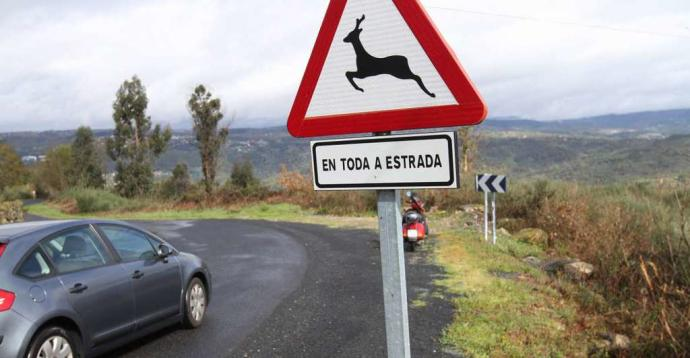
%> input picture MATLAB/imagenes/animalesSalvajes.jpg, 690 x 358 px
$ octave highpass.m   (GNU Octave 9; MATLAB toolbox functions it lacks are replaced by stand-ins)
%> lines starting %> are read from the running program, lines starting %| are printed output that depends on the picture
clc;    % Clear the command window.
close all;  % Close all figures (except those of imtool.)
imtool close all;  % Close all imtool figures.
clear;  % Erase all existing variables.
workspace;  % Make sure the workspace panel is showing.
fontSize = 20;
% Read in a standard MATLAB gray scale demo image.
%folder = fullfile(matlabroot, '\toolbox\images\imdemos');
%baseFileName = 'cameraman.tif';
folder = 'C:/Users/karat/Downloads/TDI Teoria/imagenes/';
baseFileName = 'animalesSalvajes.jpg';
%grayImage = imread('limite100.jpg');

% Get the full filename, with path prepended.
fullFileName = fullfile(folder, baseFileName);
if ~exist(fullFileName, 'file')
  % Didn't find it there.  Check the search path for it.
  fullFileName = baseFileName; % No path this time.
  if ~exist(fullFileName, 'file')
    % Still didn't find it.  Alert user.
    errorMessage = sprintf('Error: %s does not exist.', fullFileName);
    uiwait(warndlg(errorMessage));
    return;
  end
end
grayImage = imread(fullFileName);
%> grayImage is the input picture: size 358x690x3 uint8; mean R, G, B 150.5, 143.7, 139.3
grayImage = rgb2gray(grayImage);
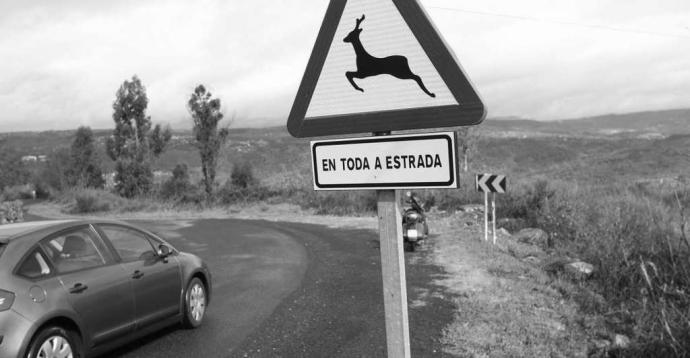
%> grayImage: size 358x690 uint8; min 0, max 255, mean 145.3
% Get the dimensions of the image.  numberOfColorBands should be = 1.
[rows columns numberOfColorBands] = size(grayImage);
%> rows = 358; columns = 690; numberOfColorBands = 1
% Display the original gray scale image.
subplot(2, 2, 1);
imshow(grayImage, []);
title('Original Grayscale Image', 'FontSize', fontSize);
% Enlarge figure to full screen.
set(gcf, 'Position', get(0,'Screensize'));
set(gcf,'name','Demo by ImageAnalyst','numbertitle','off')
% Filter 1
kernel1 = -1 * ones(3)/9;
kernel1(2,2) = 8/9;
% Filter the image.  Need to cast to single so it can be floating point
% which allows the image to have negative values.
filteredImage = imfilter(single(grayImage), kernel1);
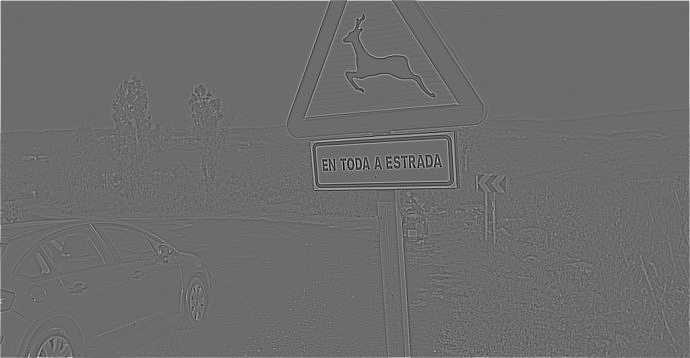
%> filteredImage: size 358x690 single; min -98.56, max 133.3, mean 0.4; drawn with min black and max white
% Display the image.
subplot(2, 2, 2);
imshow(filteredImage, []);
title('Filtered Image', 'FontSize', fontSize);
% Filter 2
kernel2 = [-1 -2 -1; -2 12 -2; -1 -2 -1]/16;
% Filter the image.  Need to cast to single so it can be floating point
% which allows the image to have negative values.
filteredImage = imfilter(single(grayImage), kernel2);
% Display the image.
subplot(2, 2, 3);
imshow(filteredImage, []);
title('Filtered Image', 'FontSize', fontSize);
